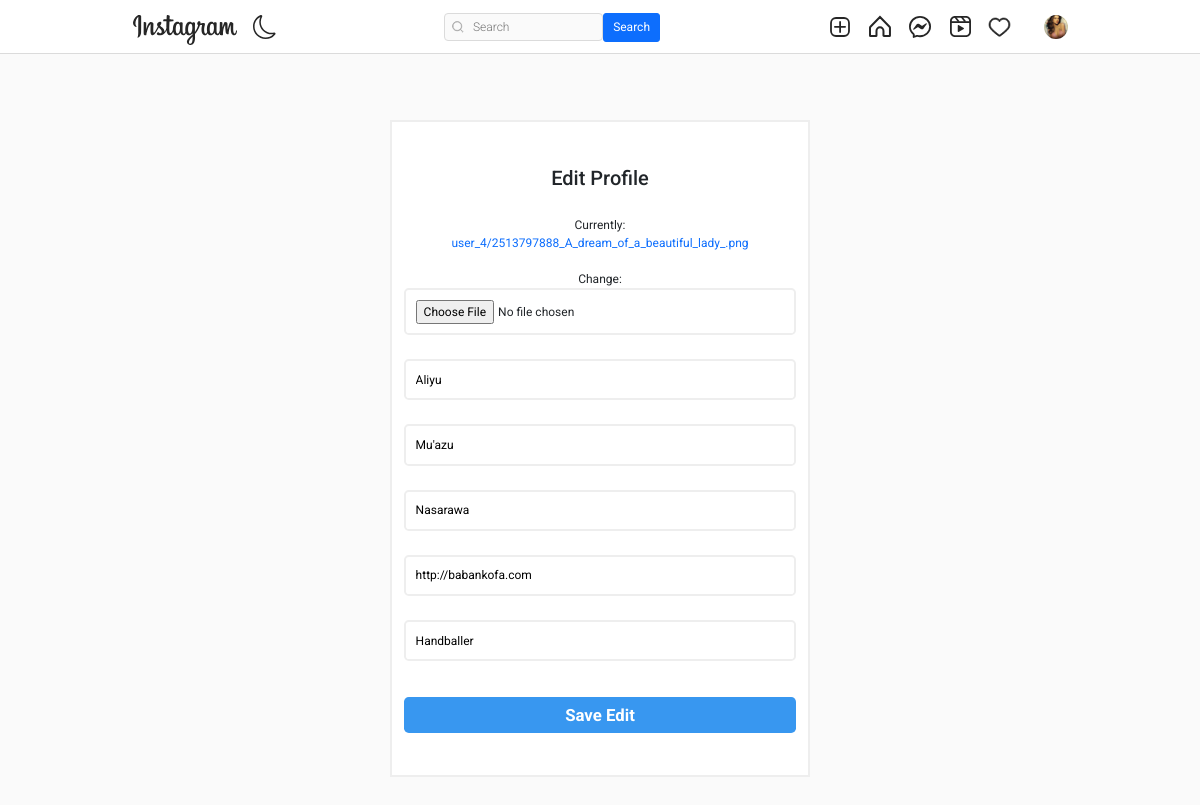
/users/profile/update (signed in), run on the app's committed database.
### userauth/models.py (models this page shows)
class Profile(models.Model):
   user = models.OneToOneField(User, on_delete=models.CASCADE, related_name='profile')
   first_name = models.CharField(max_length=50, null=True, blank=True)
   last_name = models.CharField(max_length=50, null=True, blank=True)
   location =  models.CharField(max_length=50, null=True, blank=True)
   url = models.URLField(max_length=1000, null=True, blank=True)
   bio = models.CharField(max_length=200, null=True, blank=True)
   created = models.DateField(auto_now_add=True)
   favourite = models.ManyToManyField(Post)
   picture = models.ImageField(upload_to=user_driectory_path, blank=True, null=True, verbose_name='Picture')
   favourite = models.ManyToManyField(Post)

### userauth/views.py (the view)
# urls.py: path('profile/update', views.editProfile, name='editprofile'),
def editProfile(request):
    user = request.user.id
    profile = Profile.objects.get(user__id=user)
    if request.method == "POST":
        form = EditProfileForm(request.POST, request.FILES, instance=request.user.profile)
        if form.is_valid():
            profile.picture = form.cleaned_data.get('picture')
            profile.first_name = form.cleaned_data.get('first_name')
            profile.last_name = form.cleaned_data.get('last_name')
            profile.location = form.cleaned_data.get('location')
            profile.url = form.cleaned_data.get('url')
            profile.bio = form.cleaned_data.get('bio')
            profile.save()
            return redirect('profile', profile.user.username)
    else:
        form = EditProfileForm(instance=request.user.profile)
    context = {
        'form':form,
    }
    return render(request, 'edit-profile.html', context)

### userauth/forms.py
class EditProfileForm(forms.ModelForm):
    picture = forms.ImageField(required=True)
    first_name = forms.CharField(widget=forms.TextInput(attrs={'class': 'input', 'placeholder': 'First Name'}), required=True)
    last_name = forms.CharField(widget=forms.TextInput(attrs={'class': 'input', 'placeholder': 'Last Name'}), required=True)
    bio = forms.CharField(widget=forms.TextInput(attrs={'class': 'input', 'placeholder': 'Bio'}), required=True)
    url = forms.CharField(widget=forms.TextInput(attrs={'class': 'input', 'placeholder': 'URL'}), required=True)
    location = forms.CharField(widget=forms.TextInput(attrs={'class': 'input', 'placeholder': 'Address'}), required=True)
    class Meta:
        model = Profile
        fields = ['picture', 'first_name', 'last_name', 'bio', 'url', 'location']

### templates/edit-profile.html (shortened to what this page needs)
{% extends 'base.html' %}
{% load static %}
{% block content %}
<br><br>
<!DOCTYPE html>
<html lang="en">
<head>
  <link rel="stylesheet" href="{% static 'assets2/style.css' %}">
</head>
<body>
  <div id="wrapper">
    <div class="container">
      <div class="form-data">
        <form action="" method="POST" enctype="multipart/form-data">
          <div class="logo">
            <h3 style="padding: 20px; font-size: 20px;">Edit Profile</h3>
          </div>
          {{form.picture}} <br>
          {{form.first_name}} <br>
          {{form.last_name}} <br>
          {{form.location}} <br>
          {{form.url}} <br>
          {{form.bio}} <br>
          <button class="form-btn" type="submit">Save Edit</button>
        </form>
      </div>
    </div>
  </div>
</body>
</html>
{% endblock content %}

### templates/base.html (shortened to what this page needs)
{% load static %}
<!DOCTYPE html>
<html lang="en">
<head>
    <link rel="stylesheet" href="https://cdn.jsdelivr.net/npm/bootstrap-icons@1.8.1/font/bootstrap-icons.css">
    <link href="https://cdn.jsdelivr.net/npm/bootstrap@5.1.3/dist/css/bootstrap.min.css" rel="stylesheet">
    <link rel="stylesheet" type="text/css" href="{% static 'assets1/style.css' %}">
</head>
<body>
    <header class="header">
        <nav class="header__content">
            <div class="header__buttons">
                <a href="{% url 'index' %}" class="header__home">
                </a>
                <button class="header__theme-button" title="Toggle Theme">
                </button>
            </div>
            <form action="" method="GET">
                <div class="header__search">
                    <input type="text" placeholder="Search" name="q" value="{{ request.GET.q }}">
                    <button class="btn btn-primary" type="submit">Search</button>
                </div>
            </form>
            <div class="header__buttons header__buttons--desktop">
                <a href="">
                </a>
                <a href="">
                </a>
                <a href="">
                </a>
                <a href="#">
                </a>
                <span>
                    <a href="">
                    </a>
                </span>
                <a href="">
                    <button class="profile-button">
                        <a href="">
                            <div class="profile-button__picture">
                                <img src="{{request.user.profile.picture.url}}" alt="User Picture">
                            </div>
                        </a>
                    </button>
                </a>
            </div>
        </nav>
    </header>
    {% block content %}
    {% endblock content %}
</body>
</html>

### static/assets1/style.css (style rules this page uses)
*, *::after, *::before { box-sizing: border-box; margin: 0; padding: 0; }
*, button, input, select, textarea { font-family: 'Roboto', sans-serif; }
:root { --primary: hsl(0, 0%, 100%); --secondary: hsl(0, 0%, 98%); --border: hsl(0, 0%, 86%); --story-border: hsl(0, 0%, 78%); --img-border: hsla(0, 0%, 0%, 0.1); --text-dark: hsl(0, 0%, 15%); --text-light: hsl(0, 0%, 60%); --like: hsl(355, 82%, 61%); --link: hsl(204, 100%, 48%); --header-height: 44px; --nav-height: 44px; }
body { min-height: 100vh; display: flex; flex-direction: column; overflow-y: auto; }
svg { display: block; }
img { max-width: 100%; }
.header { width: 100%; height: var(--header-height); background-color: var(--primary); display: flex; justify-content: center; position: fixed; top: 0; left: 0; z-index: 2; }
.header::after { content: ''; position: absolute; bottom: 0; width: 100%; height: 1px; background-color: var(--border); }
.header__content { width: 100%; max-width: 975px; padding: 0 14px; display: flex; justify-content: space-between; align-items: center; }
.header__home { margin-top: 5px; }
.header__theme-button { background-color: transparent; border: none; cursor: pointer; }
.header__theme-button-moon { display: unset; }
.header__search { width: 216px; height: 28px; display: none; align-items: center; position: relative; }
.header__search svg { width: 12px; height: 12px; position: absolute; left: 8px; }
.header__search input { width: 100%; height: 100%; background-color: var(--secondary); padding: 4px 10px 4px 28px; border: 1px solid var(--border); border-radius: 4px; outline: none; font-size: 12px; font-weight: 300; text-decoration: none; color: var(--text-light); text-overflow: ellipsis; overflow: hidden; white-space: nowrap; }
.header__buttons { display: flex; align-items: center; gap: 16px; }
.profile-button { background-color: transparent; border: none; outline: none; cursor: pointer; position: relative; }
.profile-button__picture { width: 24px; height: 24px; border-radius: 50%; overflow: hidden; position: relative; }
.profile-button__picture::after { content: ''; position: absolute; top: 0; bottom: 0; left: 0; right: 0; border: 1px solid var(--img-border); border-radius: 50%; }
@media (min-width: 768px) { :root { --header-height: 54px; --nav-height: 0px; } }
@media (min-width: 768px) { .header__content { padding: 0 20px; } }
@media (min-width: 768px) { .header__search { display: flex; } }

### static/assets2/style.css (style rules this page uses)
*, *::before, *::after { margin: 0; padding: 0; box-sizing: inherit; }
html { font-size: 12px; box-sizing: border-box; }
img { width: 100%; max-width: 100%; height: 100%; }
a { text-decoration: none; }
body { background-color: #fafafa; }
#wrapper { width: 100%; height: 100vh; display: flex; flex-direction: column; justify-content: space-between; padding-top: 5rem; }
.container { width: 100%; max-width: 93.5rem; margin: 1rem auto 0; }
#wrapper > .container { display: flex; padding: 0 2rem; }
.form-data { width: 100%; max-width: 35rem; margin-top: 1rem; margin-left: auto; margin-right: auto; display: block; }
.form-data form { background-color: #fff; border: 2px solid #eee; display: flex; flex-direction: column; padding: 2rem 1rem; text-align: center; }
.form-data form input { padding: .8rem; margin-bottom: .5rem; border: 2px solid #eee; border-radius: .4rem; }
.form-btn { margin: 1rem 0 1.5rem; height: 3rem; background-color: #3897f0; font-size: 1.4rem; font-weight: bold; color: #fff; border: none; border-radius: .4rem; cursor: pointer; }

### data on the page
Profile: first_name "Aliyu", last_name "Mu'azu", location "Nasarawa", url "http://babankofa.com", bio "Handballer"
